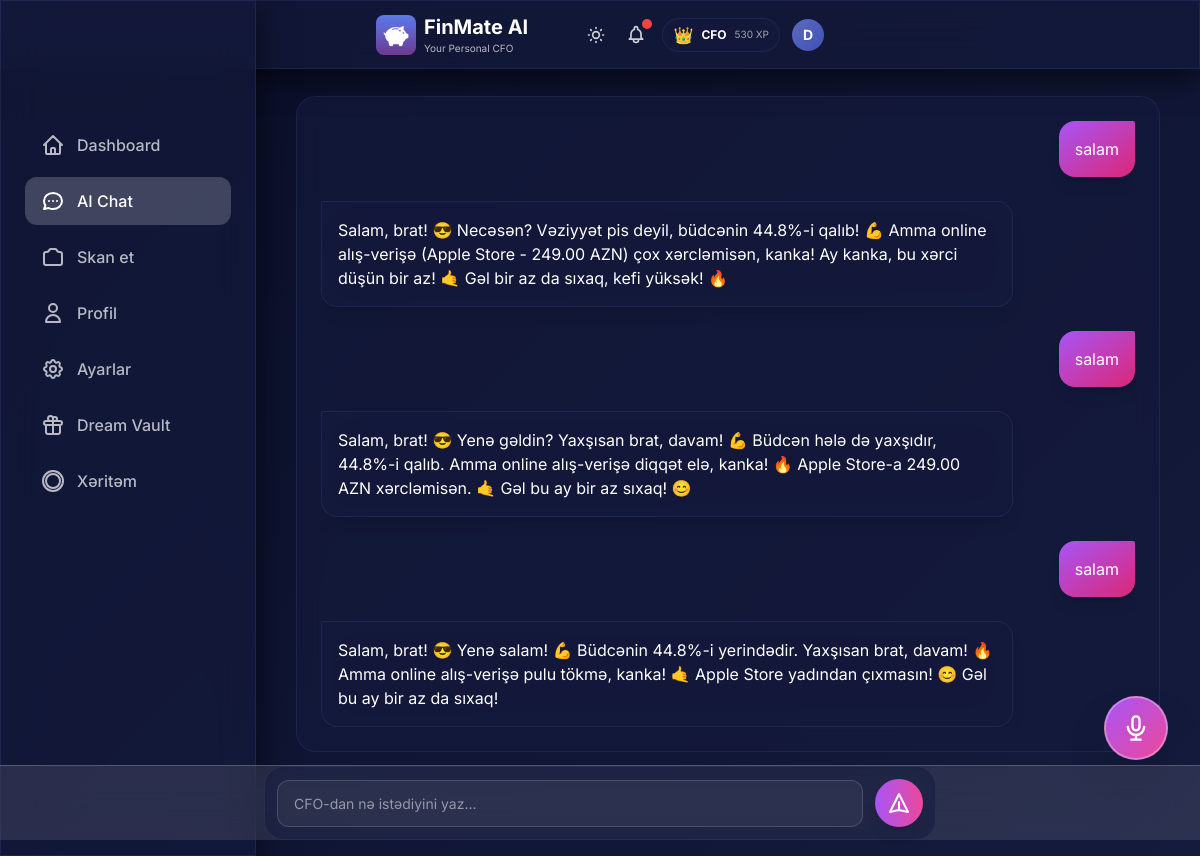
The app's page /chat, older data.
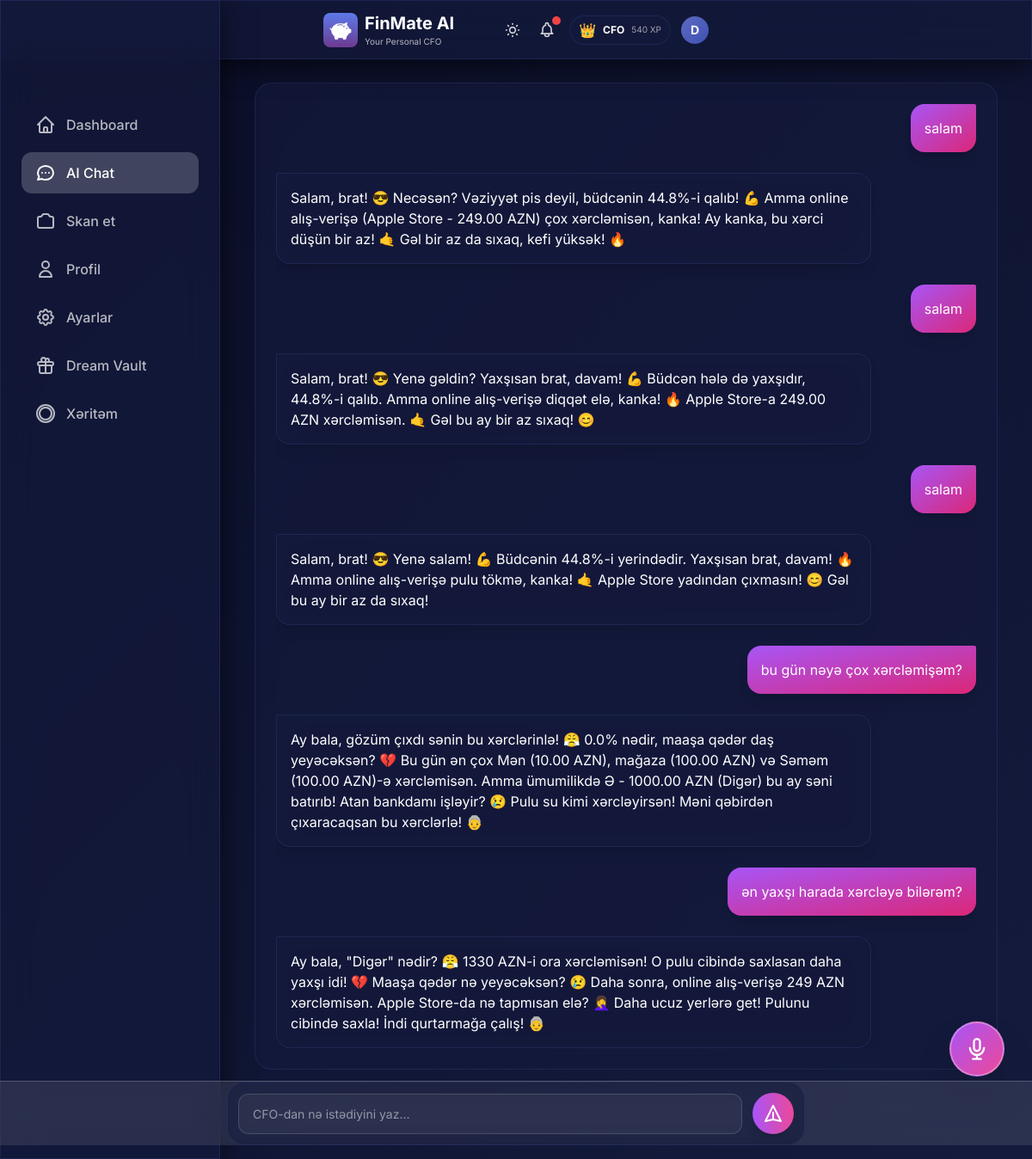
The same page, newer data.
### models.py (models this page shows, shortened)
class User(Base):
    __tablename__ = "users"
    id = Column(Integer, primary_key=True, index=True)
    username = Column(String, unique=True, index=True, nullable=False)
    monthly_budget = Column(Float, default=1000.0)
    xp_points = Column(Integer, default=0)
    level_title = Column(String, default="Rookie")
    preferred_language = Column(String, default="az")  # az, en, ru
    voice_enabled = Column(Boolean, default=True)
    daily_budget_limit = Column(Float, nullable=True)
    currency = Column(String, default="AZN")  # Display/Base currency
    personality_mode = Column(String, default="normal")  # normal, mom, strict
    is_premium = Column(Boolean, default=False)  # Premium subscription status
    readability_mode = Column(Boolean, default=False)  # Accessibility mode for vision-impaired users
    ai_name = Column(String, default="FinMate")  # Customizable AI name
    ai_attitude = Column(String, default="Professional")  # Strict, Funny, Sarcastic, Supportive
    ai_style = Column(String, default="Formal")  # Slang, Shakespearean, Dialect, Short
    ai_persona_mode = Column(String, default="Auto")  # Auto (behavioral profiling) or Manual
    login_streak = Column(Integer, default=0)
    last_login_date = Column(Date, nullable=True)
    created_at = Column(DateTime, default=datetime.utcnow)
    expenses = relationship("Expense", back_populates="user", cascade="all, delete-orphan")
    chat_messages = relationship("ChatMessage", back_populates="user", cascade="all, delete-orphan")
    xp_logs = relationship("XPLog", back_populates="user", cascade="all, delete-orphan")
    dreams = relationship("Dream", back_populates="user", cascade="all, delete-orphan")

class ChatMessage(Base):
    __tablename__ = "chat_messages"
    id = Column(Integer, primary_key=True, index=True)
    user_id = Column(Integer, ForeignKey("users.id"), nullable=False)
    role = Column(String, nullable=False)  # 'user' or 'ai'
    content = Column(Text, nullable=False)
    timestamp = Column(DateTime, default=datetime.utcnow, nullable=False)
    user = relationship("User", back_populates="chat_messages")

### main.py (the view)
@app.get("/chat", response_class=HTMLResponse)
async def chat_page(request: Request, db: Session = Depends(get_db)):
    user = get_current_user(db)
    messages = db.query(ChatMessage).filter(
        ChatMessage.user_id == user.id
    ).order_by(ChatMessage.timestamp.asc()).all()
    return templates.TemplateResponse("chat.html", {
        "request": request,
        "user": user,
        "messages": messages
    })

### templates/chat.html (shortened to what this page needs)
{% extends "base.html" %}
{% block content %}
<div class="max-w-4xl mx-auto px-2 sm:px-4">
    <div class="glass-card p-4 sm:p-6 mb-20 lg:mb-10">
        <div class="chat-container" id="chatContainer">
            <div id="messages" class="space-y-4 sm:space-y-6">
                {% for message in messages %}
                {% if message.role == 'user' %}
                <div class="flex justify-end">
                    <div
                        class="message-bubble bg-gradient-to-br from-purple-500 to-pink-600 text-white p-4 rounded-2xl rounded-tr-sm shadow-lg">
                        {{ message.content }}
                    </div>
                </div>
                {% else %}
                <div class="flex justify-start">
                    <div class="message-bubble glass p-4 rounded-2xl rounded-tl-sm text-white shadow-lg">
                        {{ message.content }}
                    </div>
                </div>
                {% endif %}
                {% endfor %}
            </div>
        </div>
    </div>
</div>
<div class="chat-input-container fixed bottom-20 sm:bottom-24 left-0 right-0 px-2 sm:px-4 md:bottom-4 transition-all duration-300 z-50">
    <div class="max-w-2xl mx-auto">
        <form hx-post="/api/chat" hx-target="#messages" hx-swap="beforeend" hx-headers='{"X-Client-Appended":"true"}'
            hx-on::after-request="this.reset(); scrollToBottom();" class="glass-card p-2 sm:p-3 flex items-center gap-2 sm:gap-3"
            id="chat-form">
            <input type="text" name="message" placeholder="CFO-dan nə istədiyini yaz..." required
                class="chat-input-field flex-1"
                autocomplete="off" id="chat-input" />
            <button type="submit"
                class="w-10 h-10 sm:w-12 sm:h-12 flex-shrink-0 rounded-full bg-gradient-to-r from-purple-500 to-pink-500 flex items-center justify-center hover:scale-110 transition shadow-lg group">
                <svg class="w-5 h-5 sm:w-6 sm:h-6 text-white group-hover:scale-110 transition" fill="none"
                    stroke="currentColor" viewBox="0 0 24 24">
                    <path stroke-linecap="round" stroke-linejoin="round" stroke-width="2"
                        d="M12 19l9 2-9-18-9 18 9-2zm0 0v-8"></path>
                </svg>
            </button>
        </form>
    </div>
</div>
{% endblock %}

### templates/base.html (shortened to what this page needs)
<!DOCTYPE html>
<html lang="en" data-theme="dark">
<head>
    <link href="https://cdn.jsdelivr.net/npm/daisyui@4.4.19/dist/full.min.css" rel="stylesheet" type="text/css" />
    <script src="https://cdn.tailwindcss.com"></script>
</head>
<body>
    <div class="glass fixed top-0 left-0 right-0 z-40 px-2 sm:px-4 py-2 sm:py-3">
        <div class="flex items-center justify-between max-w-md mx-auto">
            <div class="min-w-0 flex-1 flex items-center gap-2">
                <img src="/static/icons/icon-192.png" alt="FinMate AI" class="w-8 h-8 sm:w-10 sm:h-10 rounded-lg flex-shrink-0" onerror="this.style.display='none'">
                <div class="min-w-0">
                    <h1 class="text-lg sm:text-xl font-bold text-white truncate">FinMate AI</h1>
                    <p class="text-[9px] sm:text-[10px] text-white/70">Your Personal CFO</p>
                </div>
            </div>
            <div class="flex items-center gap-2 sm:gap-3 relative flex-shrink-0">
                <button id="theme-toggle" class="relative text-white/80 hover:text-white transition p-1"
                    title="Tema dəyişdir">
                </button>
                <button id="alert-bell" class="relative text-white/80 hover:text-white transition p-1">
                    <span id="alert-counter" class="absolute -top-0.5 -right-0.5 w-2.5 h-2.5 bg-red-500 rounded-full shadow-lg"></span>
                </button>
                {% if user and user.xp_points is defined %}
                <div
                    class="hidden sm:flex items-center gap-1.5 sm:gap-2 glass-card px-2 sm:px-2.5 py-0.5 sm:py-1 rounded-full">
                    <span class="text-sm sm:text-base">{% if user.level_title == 'Rookie' %}🌱{% elif user.level_title
                        == 'Saver'
                        %}💰{% elif user.level_title == 'Analyst' %}📊{% elif user.level_title == 'Manager' %}🎯{%
                        elif
                        user.level_title == 'CFO' %}👑{% else %}⭐{% endif %}</span>
                    <span class="text-[10px] sm:text-xs font-bold text-white hidden md:inline">{{ user.level_title
                        }}</span>
                    <span class="text-[9px] sm:text-[10px] text-white/60">{{ user.xp_points }} XP</span>
                </div>
                {% endif %}
                <a href="/profile" class="relative flex-shrink-0 group">
                    <div id="user-avatar"
                        class="w-7 h-7 sm:w-8 sm:h-8 rounded-full flex items-center justify-center text-white font-bold text-xs sm:text-sm transition-all duration-400 group-hover:scale-110"
                        style="background: linear-gradient(135deg, var(--accent-primary), var(--accent-secondary));">
                        {{ user.username[0].upper() if user else 'D' }}
                    </div>
                </a>
            </div>
        </div>
    </div>
    <div class="pt-24 pb-8 px-4">
        <div class="w-full lg:max-w-7xl mx-auto">
            {% block content %}{% endblock %}
        </div>
    </div>
    <div class="hidden lg:block fixed left-0 top-0 bottom-0 w-64 glass z-40 pt-24">
        <nav class="p-6 space-y-2">
            <a href="/"
                class="flex items-center gap-3 px-4 py-3 rounded-xl text-white/70 hover:text-white hover:bg-white/10 transition {% if request.url.path == '/' %}bg-white/20 !text-white{% endif %}">
                <svg class="w-6 h-6" fill="none" stroke="currentColor" viewBox="0 0 24 24">
                    <path stroke-linecap="round" stroke-linejoin="round" stroke-width="2"
                        d="M3 12l2-2m0 0l7-7 7 7M5 10v10a1 1 0 001 1h3m10-11l2 2m-2-2v10a1 1 0 01-1 1h-3m-6 0a1 1 0 001-1v-4a1 1 0 011-1h2a1 1 0 011 1v4a1 1 0 001 1m-6 0h6">
                    </path>
                </svg>
                <span class="font-medium">Dashboard</span>
            </a>
            <a href="/chat"
                class="flex items-center gap-3 px-4 py-3 rounded-xl text-white/70 hover:text-white hover:bg-white/10 transition {% if request.url.path == '/chat' %}bg-white/20 !text-white{% endif %}">
                <svg class="w-6 h-6" fill="none" stroke="currentColor" viewBox="0 0 24 24">
                    <path stroke-linecap="round" stroke-linejoin="round" stroke-width="2"
                        d="M8 12h.01M12 12h.01M16 12h.01M21 12c0 4.418-4.03 8-9 8a9.863 9.863 0 01-4.255-.949L3 20l1.395-3.72C3.512 15.042 3 13.574 3 12c0-4.418 4.03-8 9-8s9 3.582 9 8z">
                    </path>
                </svg>
                <span class="font-medium">AI Chat</span>
            </a>
            <a href="/scan"
                class="flex items-center gap-3 px-4 py-3 rounded-xl text-white/70 hover:text-white hover:bg-white/10 transition {% if request.url.path == '/scan' %}bg-white/20 !text-white{% endif %}">
                <span class="font-medium">Skan et</span>
            </a>
            <a href="/profile"
                class="flex items-center gap-3 px-4 py-3 rounded-xl text-white/70 hover:text-white hover:bg-white/10 transition {% if request.url.path == '/profile' %}bg-white/20 !text-white{% endif %}">
                <svg class="w-6 h-6" fill="none" stroke="currentColor" viewBox="0 0 24 24">
                    <path stroke-linecap="round" stroke-linejoin="round" stroke-width="2"
                        d="M16 7a4 4 0 11-8 0 4 4 0 018 0zM12 14a7 7 0 00-7 7h14a7 7 0 00-7-7z"></path>
                </svg>
                <span class="font-medium">Profil</span>
            </a>
            <a href="/settings"
                class="flex items-center gap-3 px-4 py-3 rounded-xl text-white/70 hover:text-white hover:bg-white/10 transition {% if request.url.path == '/settings' %}bg-white/20 !text-white{% endif %}">
                <span class="font-medium">Ayarlar</span>
            </a>
            <a href="/dream-vault"
                class="flex items-center gap-3 px-4 py-3 rounded-xl text-white/70 hover:text-white hover:bg-white/10 transition {% if request.url.path == '/dream-vault' %}bg-white/20 !text-white{% endif %}">
                <svg class="w-6 h-6" fill="none" stroke="currentColor" viewBox="0 0 24 24">
                    <path stroke-linecap="round" stroke-linejoin="round" stroke-width="2"
                        d="M12 8v13m0-13V6a2 2 0 112 2h-2zm0 0V5.5A2.5 2.5 0 109.5 8H12zm-7 4h14M5 12a2 2 0 110-4h14a2 2 0 110 4M5 12v7a2 2 0 002 2h10a2 2 0 002-2v-7">
                    </path>
                </svg>
                <span class="font-medium">Dream Vault</span>
            </a>
            <a href="/heatmap"
                class="flex items-center gap-3 px-4 py-3 rounded-xl text-white/70 hover:text-white hover:bg-white/10 transition {% if request.url.path == '/heatmap' %}bg-white/20 !text-white{% endif %}">
                <svg class="w-6 h-6" fill="none" stroke="currentColor" viewBox="0 0 24 24">
                    <path stroke-linecap="round" stroke-linejoin="round" stroke-width="2"
                        d="M2 12a10 10 0 1020 0 10 10 0 00-20 0zm10-7a7 7 0 00-7 7c0 3.866 3.134 7 7 7a7 7 0 007-7c0-3.866-3.134-7-7-7z">
                    </path>
                </svg>
                <span class="font-medium">Xəritəm</span>
            </a>
        </nav>
    </div>
    {% if user and user.voice_enabled %}
    {% if request.url.path == '/scan' or request.url.path == '/chat' %}
    <button onclick="openVoiceModal()"
        class="fixed {% if request.url.path == '/scan' %}bottom-24{% else %}bottom-32{% endif %} right-4 sm:right-6 w-14 h-14 sm:w-16 sm:h-16 glass bg-gradient-to-br from-purple-500 to-pink-500 backdrop-blur-xl border-2 border-white/30 rounded-full shadow-2xl flex items-center justify-center text-white hover:scale-110 active:scale-95 transition-all z-40 md:{% if request.url.path == '/scan' %}bottom-20{% else %}bottom-24{% endif %} md:right-8 mb-16 md:mb-0 group">
    </button>
    {% endif %}
    {% endif %}
</body>
</html>
</html>

### templates/base.html (style rules this page uses)
:root { --bg-primary: #0a0e27; --bg-secondary: #141b3d; --glass-bg: rgba(20, 27, 61, 0.7); --glass-border: rgba(100, 116, 207, 0.15); --glass-shadow: rgba(0, 0, 0, 0.6); --text-primary: #e8eaf6; --text-secondary: rgba(232, 234, 246, 0.75); --nav-border: rgba(100, 116, 207, 0.2); --skeleton-bg: rgba(100, 116, 207, 0.08); --accent-primary: #5c6bc0; --accent-secondary: #3f51b5; }
* { font-family: 'Inter', sans-serif; }
body:not(.no-transition), body:not(.no-transition) .glass, body:not(.no-transition) .glass-card, body:not(.no-transition) .bottom-nav { transition: background 0.6s cubic-bezier(0.4, 0, 0.2, 1), color 0.6s cubic-bezier(0.4, 0, 0.2, 1), border-color 0.6s cubic-bezier(0.4, 0, 0.2, 1), box-shadow 0.6s cubic-bezier(0.4, 0, 0.2, 1); }
body { transition: background 0.8s ease-in-out; }
body { background: linear-gradient(135deg, var(--bg-primary) 0%, var(--bg-secondary) 100%); min-height: 100vh; padding-bottom: 80px; color: var(--text-primary); }
@media (min-width: 1024px) { body { padding-left: 256px; padding-bottom: 0; } }
.glass { background: var(--glass-bg); backdrop-filter: blur(20px); -webkit-backdrop-filter: blur(20px); border: 1px solid var(--glass-border); box-shadow: 0 8px 32px 0 var(--glass-shadow); }
.glass-card { background: var(--glass-bg); backdrop-filter: blur(12px); -webkit-backdrop-filter: blur(12px); border-radius: 20px; border: 1px solid var(--glass-border); }

### templates/chat.html (style rules this page uses)
.chat-container { height: calc(100vh - 250px); overflow-y: auto; overflow-x: hidden; scroll-behavior: smooth; }
.message-bubble { max-width: 85%; word-wrap: break-word; word-break: break-word; animation: slideIn 0.3s ease-out; line-height: 1.5; }
.chat-input-container { background: rgba(255, 255, 255, 0.1); backdrop-filter: blur(20px); -webkit-backdrop-filter: blur(20px); border-top: 1px solid rgba(255, 255, 255, 0.2); }
.chat-input-field { background: rgba(255, 255, 255, 0.05); border: 1px solid rgba(255, 255, 255, 0.15); border-radius: 12px; padding: 0.75rem 1rem; color: #ffffff; font-size: 0.875rem; transition: all 0.3s ease; min-height: 44px; }
.chat-input-field::placeholder { color: rgba(255, 255, 255, 0.5); }

Row changes from the older to the newer data that the page shows:
changed User "CFO": xp_points "530" → "540"
added ChatMessage: content "bu gün nəyə çox xərcləmişəm?"
added ChatMessage: content "Ay bala, gözüm çıxdı sənin bu xərclərinlə! 😤 0.0% nədir, maaşa qədər daş yeyəcəksən? 💔 Bu gün ən çox Mən (10.00 AZN), mağaza (100.00 AZN) və Səməm (100.00 AZN)-ə xərcləmisən. Amma ümumilikdə Ə - 1000.00 AZN (Digər) bu ay səni batırıb! Atan bankdamı işləyir? 😢 Pulu su kimi xərcləyirsən! Məni qəbirdən çıxaracaqsan bu xərclərlə! 👵"
added ChatMessage: content "ən yaxşı harada xərcləyə bilərəm?"
added ChatMessage: content "Ay bala, \"Digər\" nədir? 😤 1330 AZN-i ora xərcləmisən! O pulu cibində saxlasan daha yaxşı idi! 💔 Maaşa qədər nə yeyəcəksən? 😢 Daha sonra, online alış-verişə 249 AZN xərcləmisən. Apple Store-da nə tapmısan elə? 🤦‍♀️ Daha ucuz yerlərə get! Pulunu cibində saxla! İndi qurtarmağa çalış! 👵"
